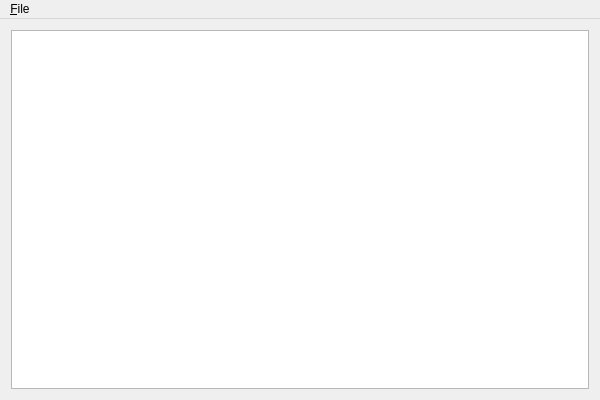
<?xml version="1.0" encoding="UTF-8"?>
<ui version="4.0">
 <class>MainWindow</class>
 <widget class="QMainWindow" name="MainWindow">
  <property name="geometry">
   <rect>
    <x>0</x>
    <y>0</y>
    <width>600</width>
    <height>400</height>
   </rect>
  </property>
  <property name="windowTitle">
   <string>MainWindow</string>
  </property>
  <widget class="QWidget" name="centralWidget">
   <layout class="QVBoxLayout" name="verticalLayout">
    <property name="margin">
     <number>0</number>
    </property>
    <item>
     <widget class="QStackedWidget" name="stackedWidget">
      <property name="currentIndex">
       <number>0</number>
      </property>
      <widget class="QWidget" name="page_1">
       <layout class="QVBoxLayout" name="verticalLayout_2">
        <item>
         <widget class="QTreeView" name="treeView">
          <property name="contextMenuPolicy">
           <enum>Qt::ActionsContextMenu</enum>
          </property>
          <property name="horizontalScrollBarPolicy">
           <enum>Qt::ScrollBarAlwaysOff</enum>
          </property>
          <property name="editTriggers">
           <set>QAbstractItemView::NoEditTriggers</set>
          </property>
         </widget>
        </item>
       </layout>
      </widget>
      <widget class="QWidget" name="page_2">
       <layout class="QVBoxLayout" name="verticalLayout_3">
        <item>
         <widget class="QListView" name="listView"/>
        </item>
       </layout>
      </widget>
     </widget>
    </item>
   </layout>
  </widget>
  <widget class="QMenuBar" name="menuBar">
   <property name="geometry">
    <rect>
     <x>0</x>
     <y>0</y>
     <width>600</width>
     <height>29</height>
    </rect>
   </property>
   <widget class="QMenu" name="menuFile">
    <property name="title">
     <string>&amp;File</string>
    </property>
    <addaction name="action_File_Manager"/>
    <addaction name="action_Program_Manager"/>
    <addaction name="action_Setting"/>
    <addaction name="action_Quit"/>
   </widget>
   <addaction name="menuFile"/>
  </widget>
  <action name="action_Quit">
   <property name="text">
    <string>&amp;Quit</string>
   </property>
  </action>
  <action name="action_File_Manager">
   <property name="text">
    <string>&amp;File Manager</string>
   </property>
  </action>
  <action name="action_Program_Manager">
   <property name="text">
    <string>&amp;Program Manager</string>
   </property>
  </action>
  <action name="action_Setting">
   <property name="text">
    <string>&amp;Setting</string>
   </property>
  </action>
  <action name="action_Open">
   <property name="text">
    <string>&amp;Open</string>
   </property>
  </action>
  <action name="actionOpen_With">
   <property name="text">
    <string>Open &amp;With</string>
   </property>
  </action>
  <action name="action_Cut">
   <property name="text">
    <string>&amp;Cut</string>
   </property>
  </action>
  <action name="action_Copy">
   <property name="text">
    <string>C&amp;opy</string>
   </property>
  </action>
  <action name="action_Paste">
   <property name="text">
    <string>&amp;Paste</string>
   </property>
  </action>
  <action name="action_Delete">
   <property name="text">
    <string>&amp;Delete</string>
   </property>
  </action>
 </widget>
 <layoutdefault spacing="6" margin="11"/>
 <resources/>
 <connections>
  <connection>
   <sender>action_Quit</sender>
   <signal>triggered()</signal>
   <receiver>MainWindow</receiver>
   <slot>close()</slot>
   <hints>
    <hint type="sourcelabel">
     <x>-1</x>
     <y>-1</y>
    </hint>
    <hint type="destinationlabel">
     <x>299</x>
     <y>199</y>
    </hint>
   </hints>
  </connection>
 </connections>
</ui>
